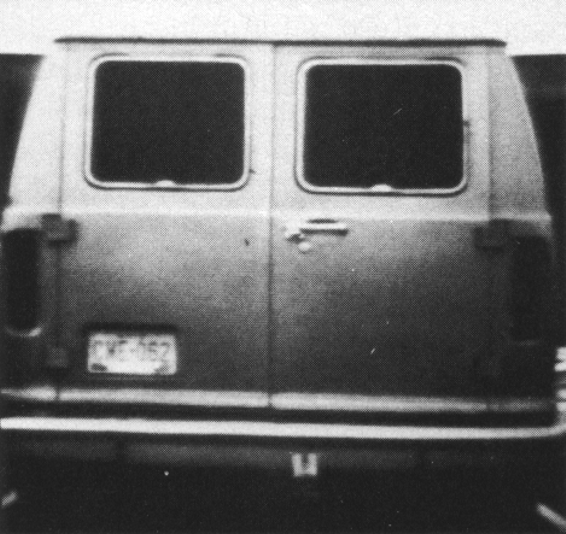
#> input picture images/4Fig1027(a)(van_original).tif, 566 x 534 px
$ python un4.py   (older library calls are emulated)
#> lines starting #> are read from the running program, lines starting #| are printed output that depends on the picture; after the words box and inside, x2 and y2 are one past the last pixel; in counts of white or black regions, pixels touching at a corner belong together
import cv2
import numpy as np
from skimage import morphology

path = "../images/4Fig1027(a)(van_original).tif"
img = cv2.imread(path,cv2.IMREAD_GRAYSCALE)
#> img is the input picture: shape (534, 566); min 26, max 255, mean 106.1
# gray = cv2.cvtColor(img, cv2.COLOR_BGR2GRAY)
gray = img / 255.0 #像素值0-1之间
# cv2.imshow("g", gray)
# cv2.waitKey(0)
#sobel算子分别求出gx，gy
gx = np.abs(cv2.Sobel(gray, cv2.CV_64F, 1, 0, ksize=3))
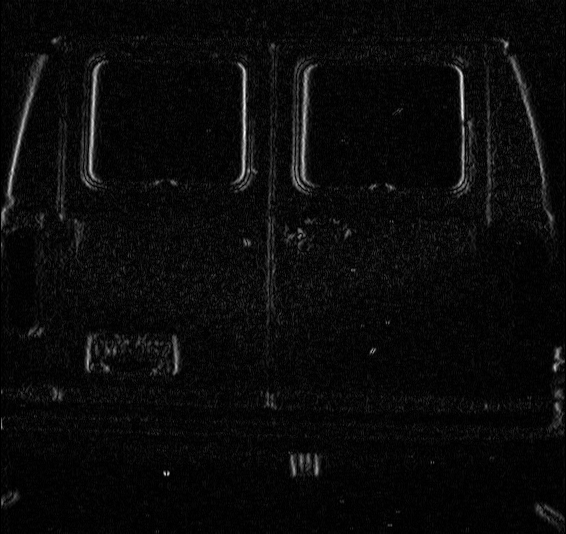
#> gx: shape (534, 566) float64; min 0, max 1.89, mean 0.0785; drawn with min black and max white
# print(gx)
gy = np.abs(cv2.Sobel(gray, cv2.CV_64F, 0, 1, ksize=3))
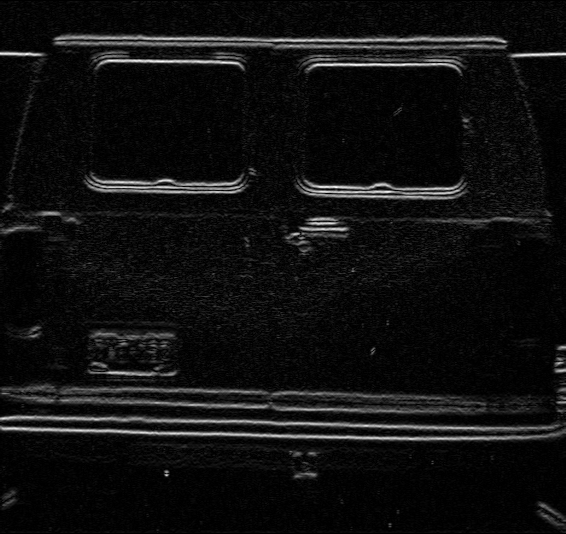
#> gy: shape (534, 566) float64; min 0, max 2.04, mean 0.132; drawn with min black and max white
mag, ang = cv2.cartToPolar(gx, gy, angleInDegrees=1) #得到梯度幅度和梯度角度阵列
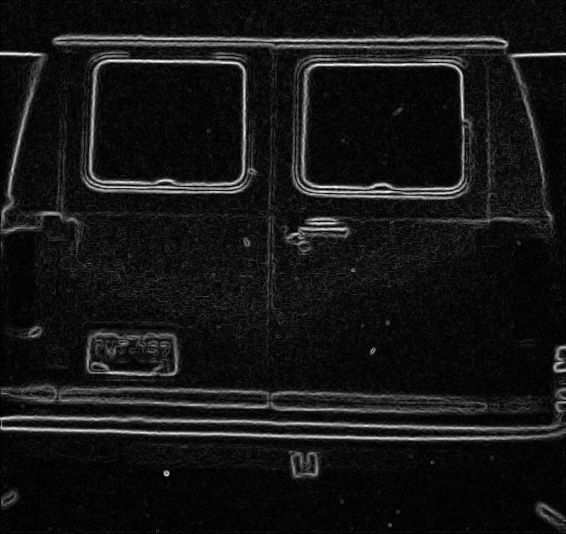
#> mag: shape (534, 566) float64; min 0, max 2.04, mean 0.177; drawn with min black and max white
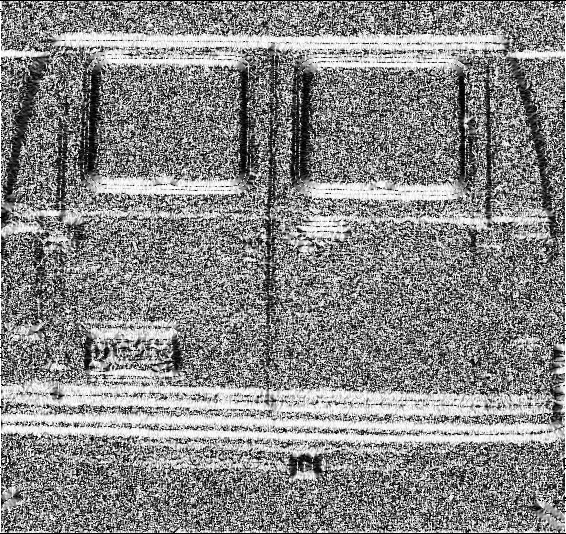
#> ang: shape (534, 566) float64; min 0, max 90, mean 48.4; drawn with min black and max white
# [6 lines of commented-out code are left out]
def edge_connection(img, size, k):
    for i in range(size):
        Yi = np.where(img[i, :] > 0)
        if len(Yi[0]) >= 10: #可调整
            for j in range(0, len(Yi[0])-1):
                if Yi[0][j+1] - Yi[0][j] <= k:
                    img[i, Yi[0][j]:Yi[0][j+1]] = 1
    return img

# [7 lines of commented-out code are left out]
X, Y = np.where((mag > np.max(mag) * 0.3)&((ang >= 45)&(ang <=135)))
#> X = 16489 values from 35 to 526; Y = 16489 values, max 565 at index 3200, min 0 at index 3132, mean 267.4
g1 = np.zeros(gray.shape)
g1[X, Y] = 1
cv2.imshow("g", g1)
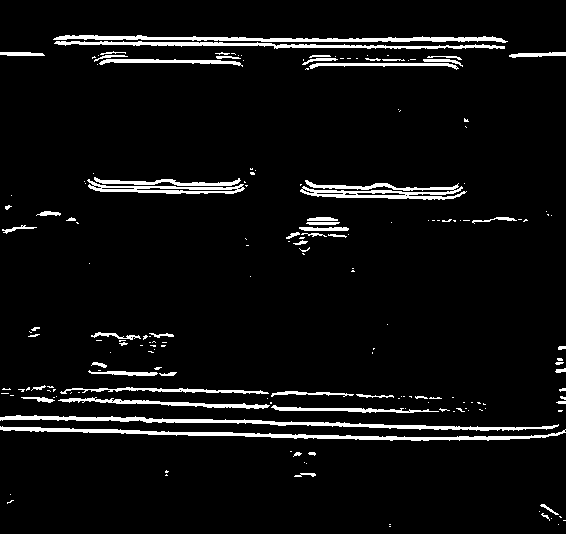
#> window 'g': shape (534, 566) float64; values 0 (black) and 1 (white), 5.5% white; 185 white regions (128 under 20 px), largest, box (x1, y1, x2, y2) and area: (0, 426, 566, 441) 2051, (0, 415, 559, 431) 2011, (53, 35, 508, 43) 1696
cv2.waitKey(0)
#边缘连接，此过程只涉及水平，垂直边缘连接，不同角度边缘只需旋转相应角度即可
g1 = edge_connection(g1, gray.shape[0], k=25)
cv2.imshow("g", g1)
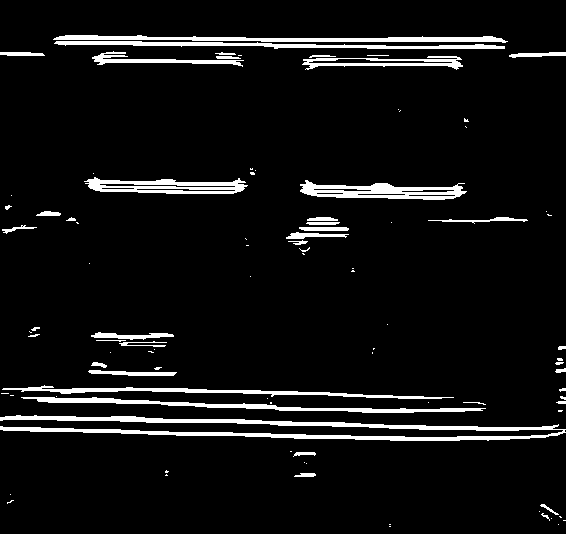
#> window 'g': shape (534, 566) float64; values 0 (black) and 1 (white), 6.5% white; 95 white regions (54 under 20 px), largest, box (x1, y1, x2, y2) and area: (0, 415, 566, 441) 4533, (53, 35, 508, 43) 1900, (21, 397, 486, 413) 1827
cv2.waitKey(0)
# g = cv2.rotate(g, 0)
X, Y = np.where((mag > np.max(mag) * 0.3)&((ang >= -45)&(ang <=45)))
#> X = 3609 values from 40 to 519; Y = 3609 values, max 563 at index 3230, min 1 at index 2804, mean 256.7
g2 = np.zeros(gray.shape)
g2[X, Y] = 1
g2 = cv2.rotate(g2, 0)
g2 = edge_connection(g2, gray.shape[1], k=25)
g2 = cv2.rotate(g2, 2)
#
# # cv2.imshow("img", img)
cv2.imshow("g", g2)
cv2.waitKey(0)

g=g1+g2
cv2.imshow("g", g)
cv2.waitKey(0)


# [64 lines left out: functions Three_element_add, VThin, HThin, Xihua, not called in this run]


array = [0, 0, 1, 1, 0, 0, 1, 1, 1, 1, 0, 1, 1, 1, 0, 1,\
         1, 1, 0, 0, 1, 1, 1, 1, 0, 0, 0, 0, 0, 0, 0, 1,\
         0, 0, 1, 1, 0, 0, 1, 1, 1, 1, 0, 1, 1, 1, 0, 1,\
         1, 1, 0, 0, 1, 1, 1, 1, 0, 0, 0, 0, 0, 0, 0, 1,\
         1, 1, 0, 0, 1, 1, 0, 0, 0, 0, 0, 0, 0, 0, 0, 0,\
         0, 0, 0, 0, 0, 0, 0, 0, 0, 0, 0, 0, 0, 0, 0, 0,\
         1, 1, 0, 0, 1, 1, 0, 0, 1, 1, 0, 1, 1, 1, 0, 1,\
         0, 0, 0, 0, 0, 0, 0, 0, 0, 0, 0, 0, 0, 0, 0, 0,\
         0, 0, 1, 1, 0, 0, 1, 1, 1, 1, 0, 1, 1, 1, 0, 1,\
         1, 1, 0, 0, 1, 1, 1, 1, 0, 0, 0, 0, 0, 0, 0, 1,\
         0, 0, 1, 1, 0, 0, 1, 1, 1, 1, 0, 1, 1, 1, 0, 1,\
         1, 1, 0, 0, 1, 1, 1, 1, 0, 0, 0, 0, 0, 0, 0, 0,\
         1, 1, 0, 0, 1, 1, 0, 0, 0, 0, 0, 0, 0, 0, 0, 0,\
         1, 1, 0, 0, 1, 1, 1, 1, 0, 0, 0, 0, 0, 0, 0, 0,\
         1, 1, 0, 0, 1, 1, 0, 0, 1, 1, 0, 1, 1, 1, 0, 0,\
         1, 1, 0, 0, 1, 1, 1, 0, 1, 1, 0, 0, 1, 0, 0, 0]

def thin(img):
    """
    细化函数，根据算法，运算出中心点的对应值
    :param img: 需要细化的图片（经过二值化处理的图片）
    :return:
    """
    h, w = img.shape
    i_thin = img.copy()
    for i in range(h):
        for j in range(w):
            if img[i, j] == 0:
                a = [1] * 9
                for k in range(3):
                    for l in range(3):
                        if -1 < (i - 1 + k) < h and -1 < (j - 1 + l) < w and i_thin[i - 1 + k, j - 1 + l] == 0:
                            a[k * 3 + l] = 0
                i_sum = a[0] * 1 + a[1] * 2 + a[2] * 4 + a[3] * 8 + a[5] * 16 + a[6] * 32 + a[7] * 64 + a[8] * 128
                i_thin[i, j] = array[i_sum] * 255

    return i_thin

# [60 lines left out: functions v_thin, h_thin, xi_hua, not called in this run]

# print(1-g)
# g=np.uint(g)
g[g>1]=1
# print(np.max(g))
# skeleton =morphology.skeletonize(g)
iThin = thin(1-g)
print(np.max(1-iThin))
cv2.imshow('iThin', 1-iThin)
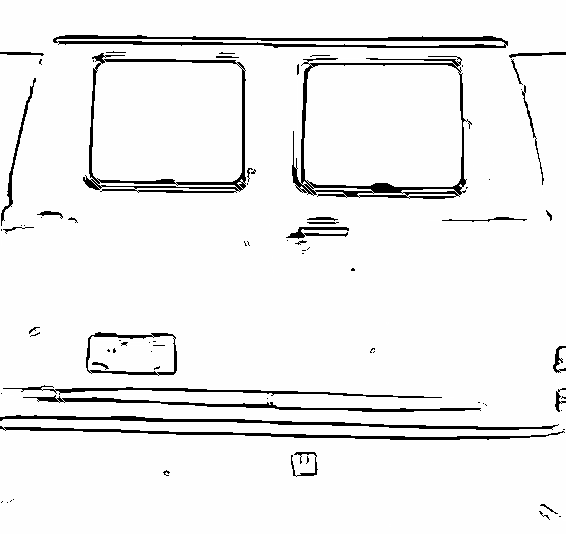
#> window 'iThin': shape (534, 566) float64; min -254, max 1, mean -14.23; drawn with min black and max white
cv2.waitKey(0)
cv2.destroyAllWindows()
# [7 lines of commented-out code are left out]
